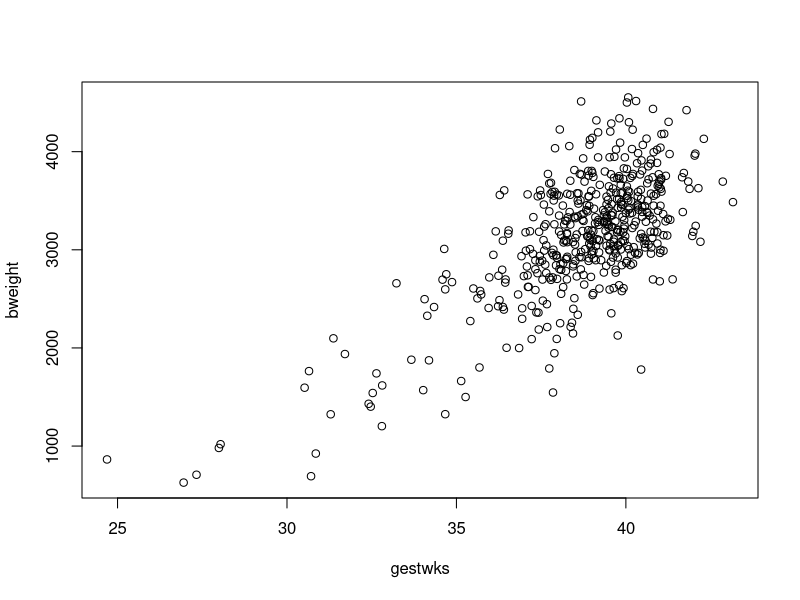
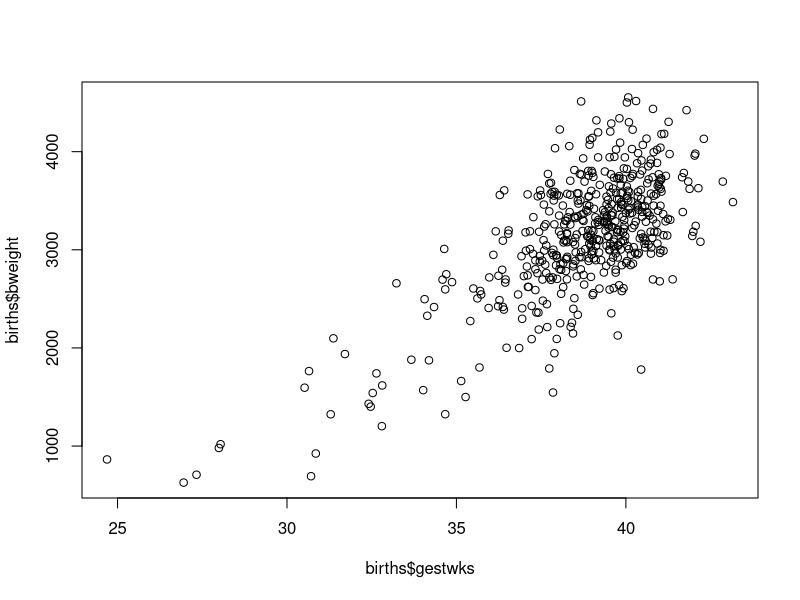
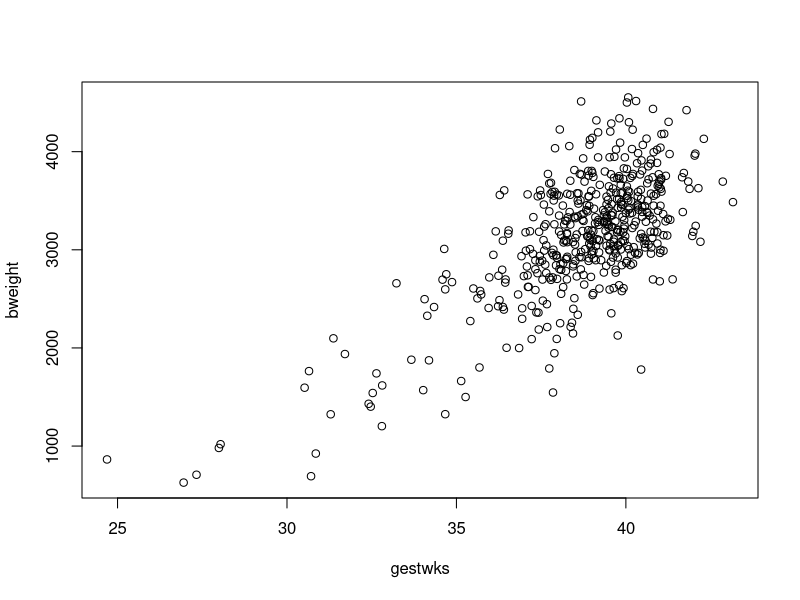
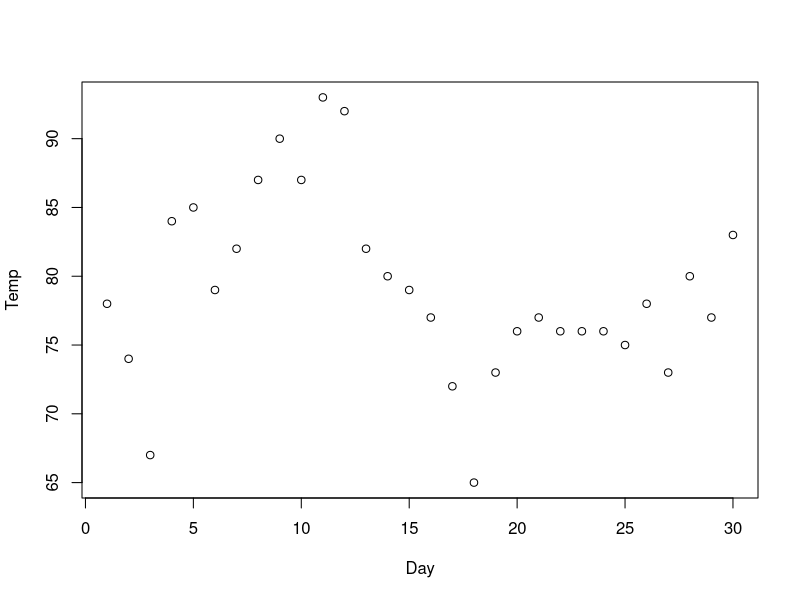
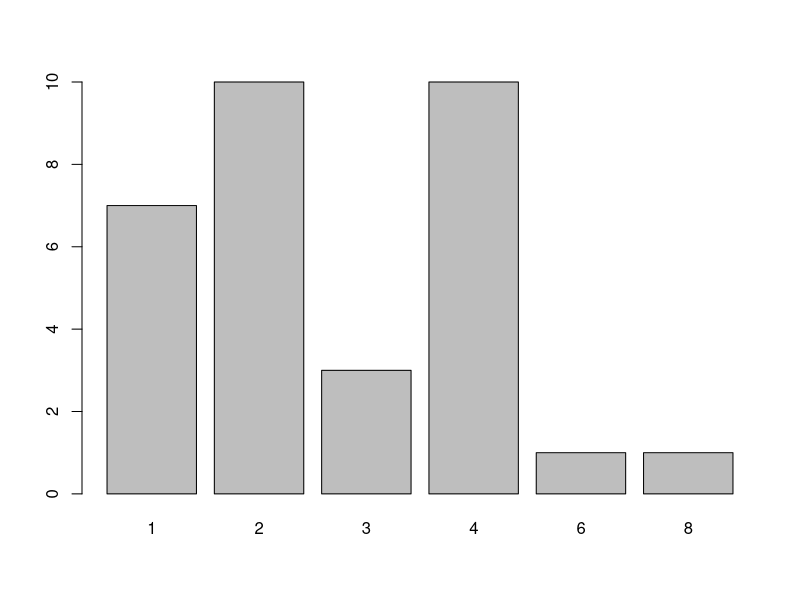
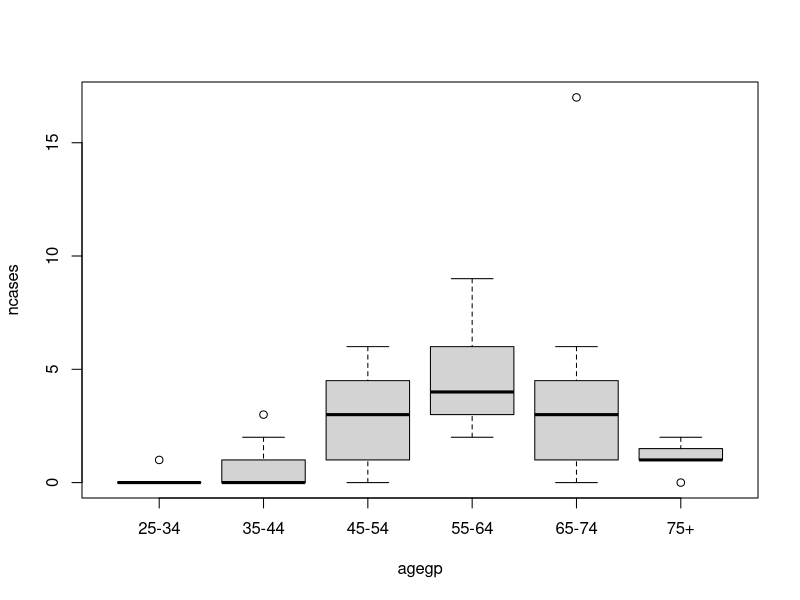
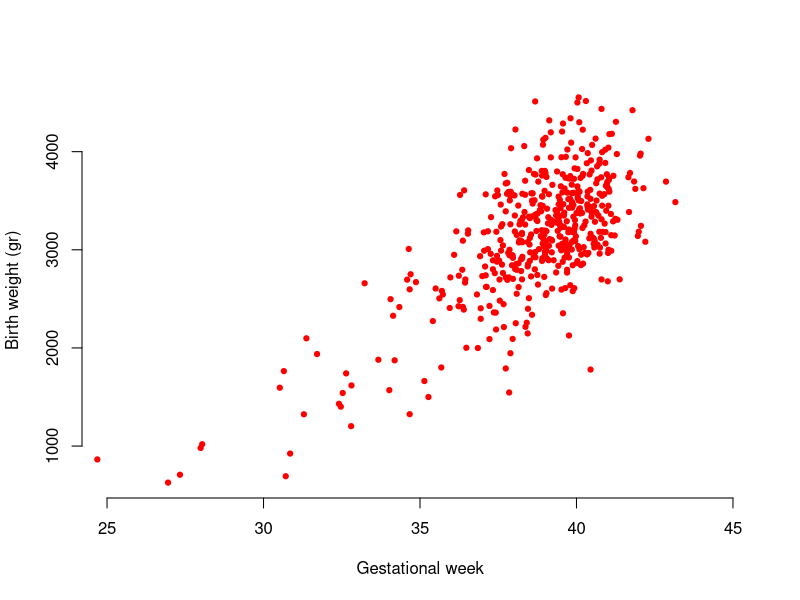
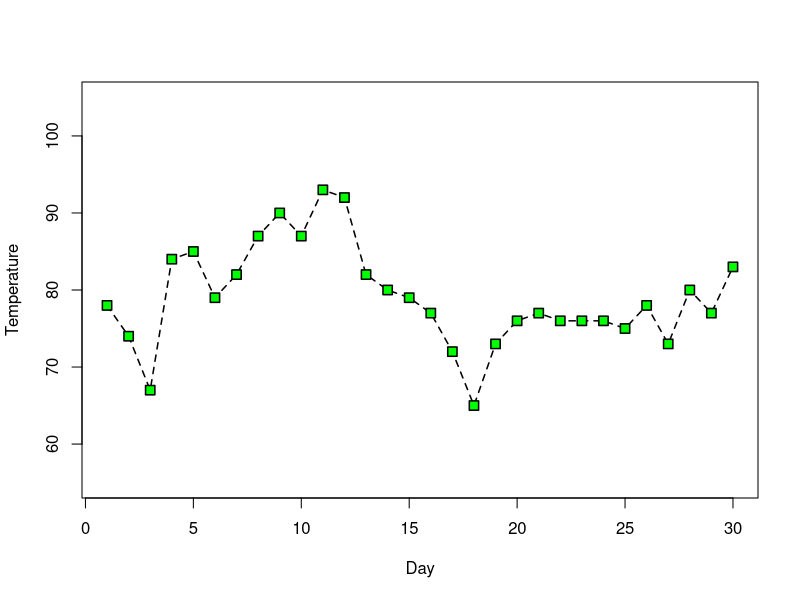

These charts were generated, in order, by the following R code:
################################################################################
# BASE GRAPHICS IN R
################################################################################

################################################################################
# OVERVIEW OF BASE GRAPHICS IN R

# different graphic systems
# an ink-on-paper model
# high-level and low-level functions

################################################################################
# THE PLOT FUNCTION

# the plot functions: two different usages and syntaxes
# elementary or high-level

# install the package Epi
#install.packages("Epi")

# load the package Epi and dataframe births
library(Epi)
data(births)

# an example with the births dataset: a scatter plot
plot(bweight~gestwks, data=births)

# alternative usage with x and y syntax
plot(births$gestwks, births$bweight)
with(births, plot(gestwks, bweight))

# an elementary graph: points, axes, labels
# outer margins, figure region, plot region

# plot() has an object-oriented behaviour

# try with a numeric vector
plot(Temp ~ Day, data=subset(airquality, Month==6))

# try with a factor
plot(factor(mtcars$carb))

# try with a numeric vector and a factor
plot(ncases ~ agegp, data=esoph)

# result dependent on the class of the objects used as arguments
# simple and consistent syntax to obtain various graphical outputs

# Simpler in RStudio
# Plots window, back/forth, and Zoom button

#########################################
## Exercises
#########################################

################################################################################
# GRAPHICAL PARAMETERS

# graphical parameters: changed through arguments
# improving the scatter plots

# changing the features of the scatter plot
plot(bweight~gestwks, data=births, xlab="Gestational week", ylab="Birth weight (gr)",
  xlim=c(25,45), pch=19, frame.plot=FALSE, col="red", cex=0.7)

# another example with a the scatter plot
plot(Temp ~ Day, data=subset(airquality, Month==6), type="o", ylab="Temperature",
  ylim=c(55,105), lty=2, lwd=1.5, pch=22, bg="green", cex=1.4)

# improving the scatter plot
plot(ncases~agegp, data=esoph, xlab="Age group", ylab="Number of cases", ylim=c(0,10),
  col=4, cex.axis=1.2, cex.lab=1.5, main="Number of cases by age categories")

# set of pre-define colours using a palette
palette()

# pre-defined set of graphical parameters
par(c("cex","col"))

# permanent changes to graphical parameters
plot(1:10)
par(cex=1.5, col="blue")
plot(1:10)
# close the graphic device to reset the parameters, or:
par(cex=1, col="black")

# list of graphical parameters
#par()
#help(par)

################################################################################
# OTHER HIGH-LEVEL FUNCTIONS

# other high-level functions: an histogram
hist(births$bweight, breaks=20, col=2, xlab="Birth weight (gr)", main="An histogram")

# a QQ-plot
qqnorm(births$bweight)

# a bar plot
barplot(table(mtcars$gear), horiz=TRUE, las=1, xlab="Frequency", 
  ylab="Number of gears", main="A bar plot")

# a bar plot
pie(table(mtcars$gear), col=2:4, main="A pie chart")

# a box plot
boxplot(ncases~agegp, data=esoph, xlab="Age group", ylab="Number of cases", 
  ylim=c(0,10), col=4, boxwex=0.5, main="A box plot")

#########################################
## Exercises
#########################################

################################################################################
# LOW-LEVEL FUNCTIONS

# use of low-level functions to add graphical features to existing graph

# create a graph step by step 
plot(bweight~gestwks, data=births, type="n", xlab="", ylab="Birth weight (gr)",
  xlim=c(25,45), frame.plot=FALSE, xaxt="n")
title(main="Birth weight vs. gestational month", xlab="Month")
axis(1, at=6:10*4.33, labels=6:10)
points(bweight~gestwks, data=births, pch=23, bg=7)

# an example of abline
qqnorm(births$bweight)
abline(v=0, lty=5)
abline(h=median(births$bweight), lty=5)

# other low-level functions
plot(0:10,0:10, type="n", ann=FALSE)
legend("topright", c("a line","a point"), lty=c(2,NA), pch=c(NA,19),
  col=2:3, inset=0.05)
segments(x0=1:4, y0=6.5:9.5, x1=6, y1=6.5:9.5, col=4)
polygon(x=1+0:40/10, y=3+(-20:20/15)^3, col=2)
text(x=8, y=5:2, labels=c("We draw:", "- a legend", "- some segments", "- a polygon"))

# the 'add' arguments (also with par())
hist(births$bweight, breaks=20, col=grey(0.9), xlab="Birth weight (gr)", xlim=c(0,6000),
  freq=F, main="An histogram with reference normal density curve")
curve(expr=dnorm(x, mean=mean(births$bweight), sd=sd(births$bweight)), add=TRUE,
  col=4, lwd=2)

################################################################################
# SPECIAL GRAPHS

# more sophisticated graphs available: multi-figure, 3D, maps

# an example of layout
layout(t(1:3))
plot(Temp ~ Day, data=subset(airquality, Month==6))
plot(factor(mtcars$carb))
plot(ncases ~ agegp, data=esoph)
layout(1)

# Using mathematical and other symbols in text
plot(Temp ~ Day, data=subset(airquality, Month==6),
  ylab=expression(paste("Temperature ("*degree,"F)")))
#help(plotmath)

# three-dimensional graph
z <- 2 * volcano        # Exaggerate the relief
x <- 10 * (1:nrow(z))   # 10 meter spacing (S to N)
y <- 10 * (1:ncol(z))   # 10 meter spacing (E to W)
persp(x, y, z, theta=135, phi=30, col="green3", scale=FALSE, ltheta=-120, 
  shade=0.75, border=NA, box=FALSE)
#help(persp)

################################################################################
# EXPORTING GRAPHS

# exporting graphs
pdf("files/barplot.pdf", width=7, height=7)
plot(ncases ~ agegp, data=esoph)
dev.off()

# or with the menu in RStudio

#########################################
## Exercises
#########################################
